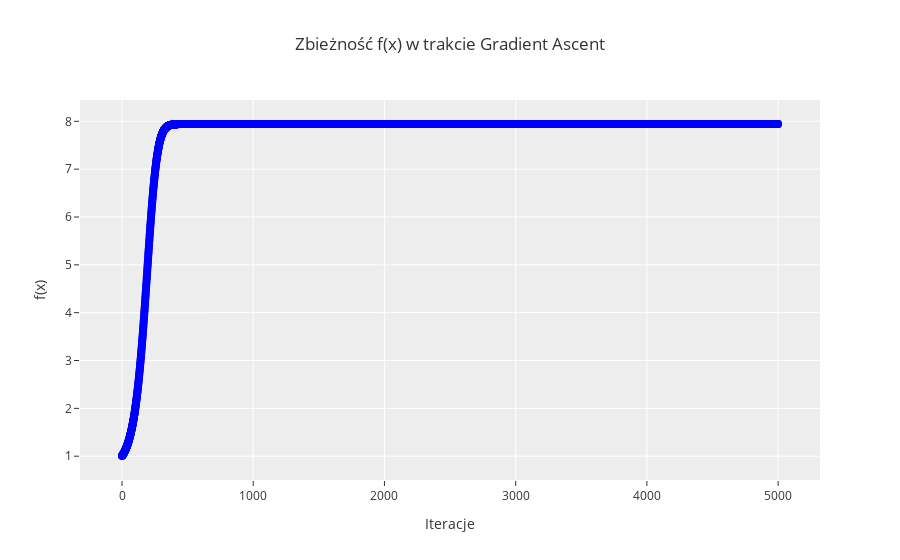

Notebook source saved alongside this figure:
### Code cell
fig = go.Figure()
fig.add_trace(go.Scatter(
    y=values,
    mode='lines+markers',
    name='f(x)',
    line=dict(color='blue'),
    marker=dict(size=8)
))

fig.update_layout(
    title="Zbieżność f(x) w trakcie Gradient Ascent",
    xaxis_title="Iteracje",
    yaxis_title="f(x)",
    template="ggplot2"
)
fig.show(config=dict(scrollZoom=True))

### Figure 1 — Plotly figure (JSON) as saved in the notebook; plotly's stock layout.template omitted (floating-point values rounded to 4 significant figures; data arrays with more than 128 entries replaced by an {"elided": "..."} marker saying what was removed)
{"data": [{"line": {"color": "blue"}, "marker": {"size": 8}, "mode": "lines+markers", "name": "f(x)", "type": "scatter", "y": {"elided": "5000 float values"}}], "layout": {"title": {"text": "Zbieżność f(x) w trakcie Gradient Ascent"}, "xaxis": {"title": {"text": "Iteracje"}}, "yaxis": {"title": {"text": "f(x)"}}}}
